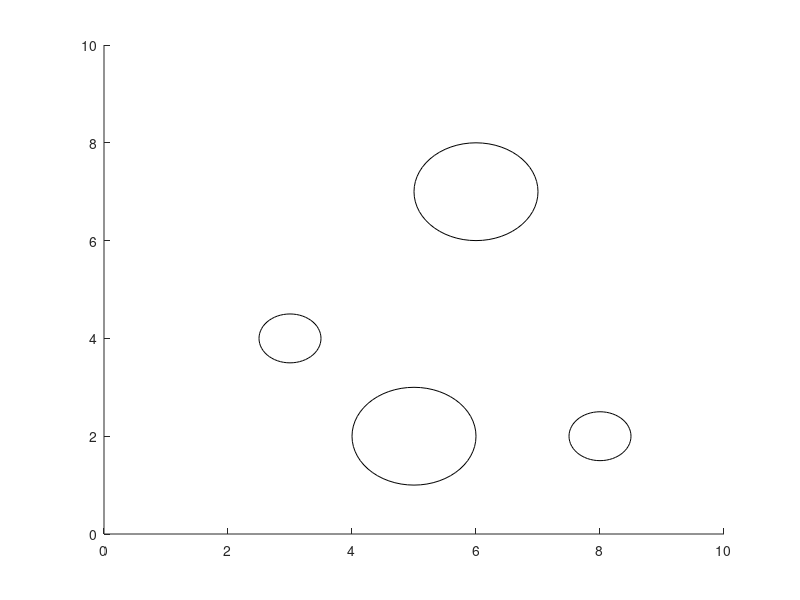

The MATLAB script that drew this image: (Note: this script raises an error after producing the figure.)
%% 初始化
% 最大迭代次数
count = 1;
count_max = 3000;
% 地图范围
minX = 0; maxX = 10;
minY = 0; maxY = 10;
% 记录所有节点，及其父节点
points = zeros(count_max, 2);
parent = zeros(count_max, 1);
% 步长
growStep = 0.1;
% 起始点、目标点
% start = [0.5, 0.5]; target = [9.5, 9.5];
% start = [9.5, 0.5]; target = [0.5, 9.5];
% start = [1.0, 3.0]; target = [8.0, 8.0];
start = [3.0, 6.0]; target = [6.0, 1.0];

points(1, :) = start; 
currentIndex = 1;
% 障碍物 x y r
obs = [3, 4, 0.5;
       6, 7, 1;
       8, 2, 0.5;
       5, 2, 1;
    ];

axis([0, 10, 0, 10]);
hold on;
for i = 1: size(obs, 1)
    rectangle('Position', [obs(i,1)-obs(i,3), obs(i,2)-obs(i,3), obs(i,3) * 2, obs(i,3) * 2], 'Curvature', [1 1]);
end

%% 主循环
while count < count_max
    count = count + 1;
    % 生成随机点
    if mod(count, 5) == 0
        randPoint = target;
    else
        randPoint = NewRandPoint(minX, maxX, minY, maxY);
    end
    plot(randPoint(1), randPoint(2), '.', markersize=3, color='blue');

    % 寻找最近节点为新节点的父节点
    currentParent= FindNearestPoint(points, currentIndex, randPoint);
    % 从父节点向随机点生长
    newPoint = Grow(points(currentParent, :), randPoint, growStep);
    % 检测是否发生碰撞
    if (~Collisionless(obs, newPoint, points(currentParent, :))) 
        continue;
    end
    % 将新节点添加
    currentIndex = currentIndex + 1;
    points(currentIndex, :) = newPoint;
    parent(currentIndex) = currentParent;

    plot([newPoint(1), points(currentParent, 1)], [newPoint(2), points(currentParent, 2)], '-', color='black');
    plot(start(1), start(2), '.', markersize=30, color='red');
    plot(target(1), target(2), '.', markersize=30, color='green');

    pause(0)
    if norm(target - newPoint) < growStep
        points(currentIndex + 1, :) = target;
        parent(currentIndex + 1) = currentIndex;
        break;
    end
end


hold off;